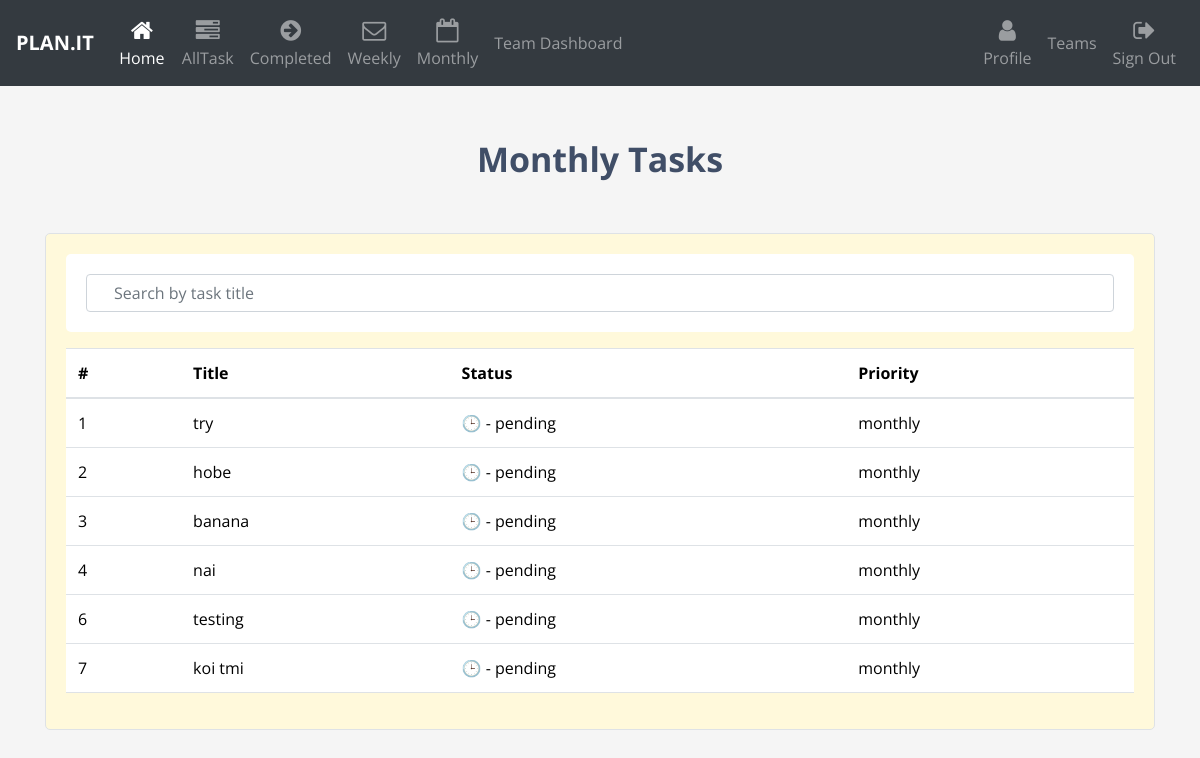
The page /mn/ on the database as committed earlier.
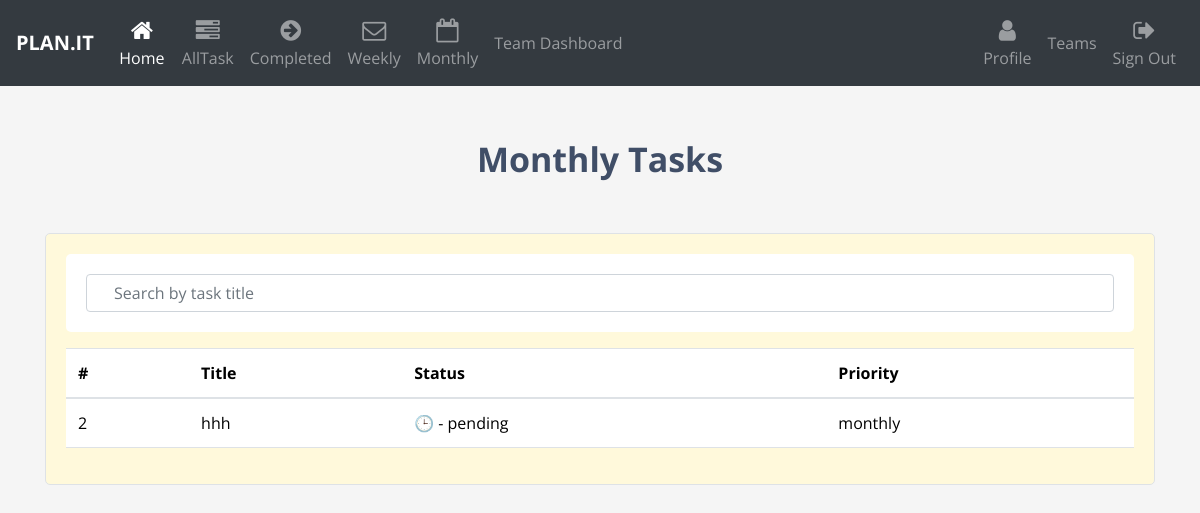
The same page on the database as committed later.
### authentication/models.py (models this page shows)
class Task(models.Model):
    status = models.BooleanField(default=True)
    task_name = models.CharField(max_length=100)
    category = models.CharField(max_length=100)
    priority = models.CharField(max_length=100)

### authentication/views.py (the view)
# urls.py: path('mn/', views.monthly_task, name = 'month'),
def monthly_task(request):
    monthly_tasks = Task.objects.filter(priority='monthly')
    return render(request, 'monthly.html', {'monthly_tasks': monthly_tasks})

### templates/monthly.html (shortened to what this page needs)
<!DOCTYPE html>
<html lang="en">
  <head>
    <link rel="stylesheet" href="style.css" />
    <link
      href="https://cdn.jsdelivr.net/npm/bootstrap@5.3.2/dist/css/bootstrap.min.css"
      rel="stylesheet"
    />
    <link
      href="//maxcdn.bootstrapcdn.com/bootstrap/4.1.1/css/bootstrap.min.css"
      rel="stylesheet"
      id="bootstrap-css"
    />
    <link
      rel="stylesheet"
      href="https://maxcdn.bootstrapcdn.com/font-awesome/4.7.0/css/font-awesome.min.css"
    />
  </head>
  <body class="light-grey-background">
    <nav class="navbar navbar-icon-top navbar-expand-xl navbar-dark bg-dark">
      <a class="navbar-brand" href="#"><b>PLAN.IT</b></a>
      <div class="collapse navbar-collapse" id="navbarSupportedContent">
        <ul class="navbar-nav mr-auto">
          <li class="nav-item active">
            <a class="nav-link" href="index.html">
              <i class="fa fa-home"></i>
              Home
            </a>
          </li>
          <li class="nav-item">
            <a class="nav-link" href="all_task.html">
              <i class="fa fa-tasks"> </i>
              AllTask
            </a>
          </li>
          <li class="nav-item">
            <a class="nav-link" href={%url 'completed'%}>
              <i class="fa fa-arrow-circle-right"> </i>
              Completed
          </li>
          <li class="nav-item">
            <a class="nav-link" href={%url 'week'%}>
              <i class="fa fa-envelope-o"> </i>
              Weekly
          </li>
          <li class="nav-item">
            <a class="nav-link" href={%url 'month'%}>
              <i class="fa fa-calendar-o"> </i>
              Monthly
          </li>
          <li class="nav-item">
            <a class="nav-link" href={%url 'teamdash'%}>
                  Team Dashboard
          </li>
        </ul>
        <ul class="navbar-nav">
          <li class="nav-item">
            <a class="nav-link" href={%url 'user'%}>
              <i class="fa fa-user"> </i>
              Profile
          </li>
          <li class="nav-item">
            <a class="nav-link" href={%url 'team'%}>
              Teams
          </li>
          <li class="nav-item">
            <a class="nav-link" href="/logout">
              <i class="fa fa-sign-out"> </i>
              Sign Out
            </a>
          </li>
        </ul>
      </div>
    </nav>
    <div class="light-grey-background">
      <br /><br />
      <div style="font-size: 34px; font-weight: bold; text-align: center">
        Monthly Tasks
      </div>
      <div class="container pt-4">
        <div class="row p-0 mt-4">
          <div class="col">
            <div class="border task-table light-yellow-background">
              <div
                class="input-group mb-3 search-section light-blue-background"
              >
                <input
                  type="text"
                  id="searchInput"
                  class="form-control"
                  placeholder="Search by task title"
                  aria-label="Search by task title"
                  aria-describedby="searchButton"
                />
              </div>
              {% if monthly_tasks %}
              <table class="table">
                <thead>
                  <tr>
                    <th>#</th>
                    <th>Title</th>
                    <th>Status</th>
                    <th>Priority</th>
                  </tr>
                </thead>
                <tbody id="taskTableBody">
                  {% for task in monthly_tasks %} {% if task.status %}
                  <tr>
                    <td>{{ forloop.counter }}</td>
                    <td>{{ task.task_name }}</td>
                    <td>🕒 - pending</td>
                    <td>{{ task.priority }}</td>
                  </tr>
                  {% endif %} {% endfor %}
                </tbody>
              </table>
              {% endif %}
            </div>
          </div>
        </div>
      </div>
    </div>
  </body>
</html>

Rows that differ between the two databases and show on the page:
removed Task: task_name "try", priority "monthly"
removed Task: task_name "hobe", priority "monthly"
removed Task: task_name "banana", priority "monthly"
removed Task: task_name "nai", priority "monthly"
removed Task: task_name "testing", priority "monthly"
removed Task: task_name "koi tmi", priority "monthly"
now on this page (row edited): Task: task_name "hhh", priority "monthly"
